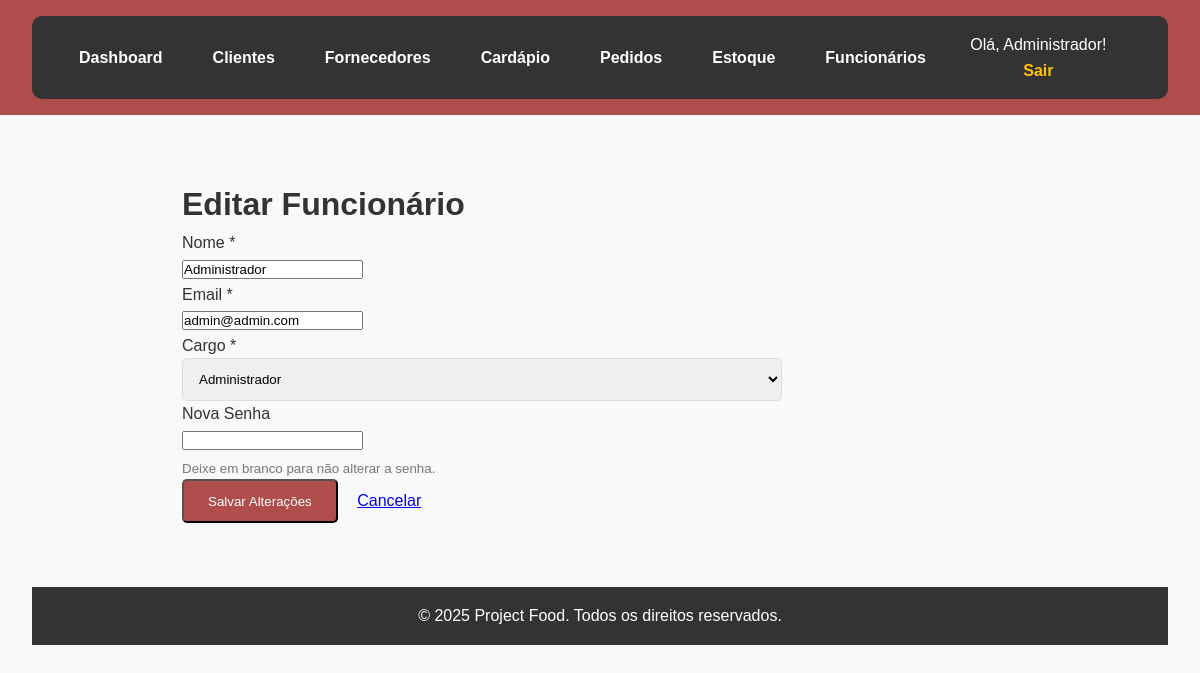
Screenshot of /funcionarios_editar.php?id=1 (signed in) with the database file from the repository.
### tables this page shows
CREATE TABLE `funcionarios` (
  `id` int NOT NULL,
  `nome` varchar(100) NOT NULL,
  `email` varchar(100) NOT NULL,
  `senha` varchar(255) NOT NULL,
  `cargo` varchar(50) DEFAULT 'Indefinido',
  `data_criacao` timestamp NULL DEFAULT CURRENT_TIMESTAMP
);

### src/funcionarios_editar.php (the view, shortened to what this page needs)
<?php
require_once(__DIR__ . '/includes/db_connect.php');
$funcionario_id = $_GET['id'] ?? 0;
$nome = "";
$email = "";
$cargo = "";
$errors = [];
if ($_SERVER["REQUEST_METHOD"] != "POST" || !empty($errors)) {
    try {
        $stmt = $pdo->prepare("SELECT nome, email, cargo FROM funcionarios WHERE id = ?");
        $stmt->execute([$funcionario_id]);
        $funcionario = $stmt->fetch(PDO::FETCH_ASSOC);
        if ($funcionario) {
            $nome = $funcionario['nome'];
            $email = $funcionario['email'];
            $cargo = $funcionario['cargo'];
        } else {
            header("Location: funcionarios.php?feedback=" . urlencode("Erro: Funcionário não encontrado."));
            exit;
        }
    } catch (PDOException $e) {
        header("Location: funcionarios.php?feedback=" . urlencode("Erro ao buscar funcionário: " . $e->getMessage()));
        exit;
    }
}
include(__DIR__ . '/includes/header.php');
?>
<main>
    <div class="form-container" style="max-width: 600px;">
        <h1>Editar Funcionário</h1>
        <form action="funcionarios_editar.php?id=<?php echo $funcionario_id; ?>" method="POST">
            <div class="form-group">
                <label for="nome">Nome *</label><br>
                <input type="text" id="nome" name="nome" value="<?php echo htmlspecialchars($nome); ?>" required>
            </div>
            <div class="form-group">
                <label for="email">Email *</label><br>
                <input type="email" id="email" name="email" value="<?php echo htmlspecialchars($email); ?>" required>
            </div>
            <div class="form-group">
                <label for="cargo">Cargo *</label>
                <select id="cargo" name="cargo" class="form-group" style="width: 100%; padding: 0.75rem; border: 1px solid #ddd; border-radius: 5px; box-sizing: border-box;">
                    <option value="Admin" <?php echo ($cargo == 'Admin') ? 'selected' : ''; ?>>Administrador</option>
                </select>
            </div>
            <div class="form-group">
                <label for="senha">Nova Senha</label><br>
                <input type="password" id="senha" name="senha">
                <small style="display: block; margin-top: 5px; color: #777;">Deixe em branco para não alterar a senha.</small>
            </div>
            <button type="submit" class="btn">Salvar Alterações</button>
            <a href="funcionarios.php" style="margin-left: 15px;">Cancelar</a>
        </form>
    </div>
</main>
<?php
include(__DIR__ . '/includes/footer.php');
?>

### src/styles.css (style rules this page uses)
* { margin: 0; padding: 0; box-sizing: border-box; font-family: Arial, Helvetica, sans-serif; }
body { background-image: url(https://grupokallas.com.br/wp-content/uploads/2025/07/Osteria-Zucco-em-Moema-SP-1-1024x683.webp); background-size: cover; background-position: center; background-repeat: no-repeat; background-color: #f9f9f9; color: #333; line-height: 1.6; }
main { padding: 2rem; max-width: 900px; margin: auto; }
.btn { background-color: #af4c4c; color: white; padding: 0.8rem 1.5rem; text-decoration: none; border-radius: 5px; transition: background 0.9s ease, transform 0.9s ease; }

### rows the page displays
funcionarios: nome "Administrador", email "admin@admin.com", cargo "Administrador"

### other values shown
$_SESSION['funcionario_nome'] "Administrador"
